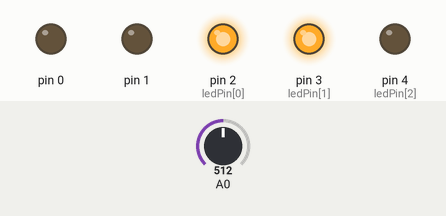
This sketch was run on a simulated Arduino Uno, built with avr-gcc and run on an emulated ATmega328P. Shown: output pins drawn as LEDs (lit = HIGH). The inputs (shaded band) are chosen by the test bench; at power-on: A0 = 512.

Above: at 1.2 s.
1.3 s: A0 set to 568
2.8 s: A0 set to 593
At 3.8 s:
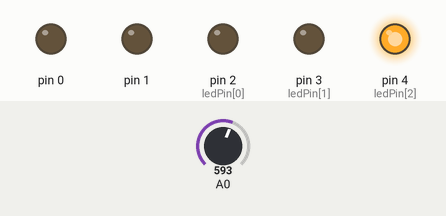
4.3 s: A0 set to 306
At 4.9 s:
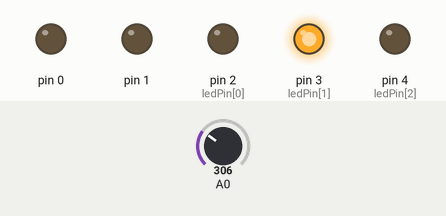
5.8 s: A0 set to 279
At 6.1 s:
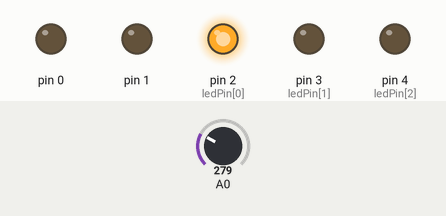
7.3 s: A0 set to 163
8.8 s: A0 set to 137
At 9.6 s:
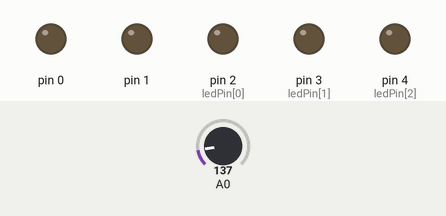
Timing chart, 0 to 11.3 s (numbered marks = the images above; inputs shaded):
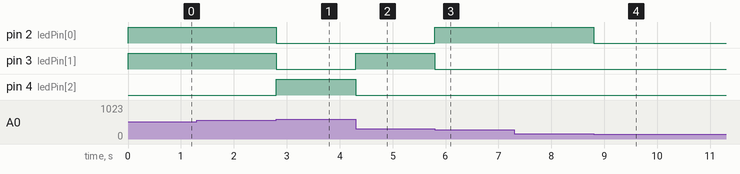

Measured:
- the behaviour switches between 584 and 585 on A0 (found by bisection; images 0 and 1)
- the behaviour switches between 293 and 292 on A0 (found by bisection; images 2 and 3)
- the behaviour switches between 147 and 146 on A0 (found by bisection; images 3 and 4)
- after the input at 1.3 s, every drawn part: stays the same
- after the input at 2.8 s, pin 2 (ledPin[0]), pin 3 (ledPin[1]): HIGH → LOW at once; pin 4 (ledPin[2]): LOW → HIGH at once
- after the input at 4.3 s, pin 3 (ledPin[1]): LOW → HIGH at once; pin 4 (ledPin[2]): HIGH → LOW at once
- after the input at 5.8 s, pin 2 (ledPin[0]): LOW → HIGH at once; pin 3 (ledPin[1]): HIGH → LOW at once
- after the input at 7.3 s, every drawn part: stays the same
- after the input at 8.8 s, pin 2 (ledPin[0]): HIGH → LOW at once

The sketch:

switch_case_first.ino
```cpp
// Display LED on binary mode

int ledPin[] = { 2, 3, 4 };


void setup() {
  for (int i = 0; i < sizeof(ledPin); i++) {
    pinMode(ledPin[i], OUTPUT);
  }
}

void loop() {
  int sensorValue = map(analogRead(A0), 0, 1023, 0, 7);

  switch (sensorValue) {
    case 0:
      // all  LED off
      digitalWrite(ledPin[0], 0);
      digitalWrite(ledPin[1], 0);
      digitalWrite(ledPin[2], 0);
      break;
    case 1:
      digitalWrite(ledPin[0], 1);
      digitalWrite(ledPin[1], 0);
      digitalWrite(ledPin[2], 0);
      // optional
      /*
        digitalWrite(ledPin[0], 0);
        digitalWrite(ledPin[1], 0);
        digitalWrite(ledPin[2], 1);
      */
      break;
    case 2:
      digitalWrite(ledPin[0], 0);
      digitalWrite(ledPin[1], 1);
      digitalWrite(ledPin[2], 0);
      // optional
      /*
        digitalWrite(ledPin[0], 0);
        digitalWrite(ledPin[1], 1);
        digitalWrite(ledPin[2], 0);
      */
      break;
    case 3:
      digitalWrite(ledPin[0], 1);
      digitalWrite(ledPin[1], 1);
      digitalWrite(ledPin[2], 0);
      // optional
      /*
        digitalWrite(ledPin[0], 0);
        digitalWrite(ledPin[1], 1);
        digitalWrite(ledPin[2], 1);
      */
      break;
    case 4:
      digitalWrite(ledPin[0], 0);
      digitalWrite(ledPin[1], 0);
      digitalWrite(ledPin[2], 1);
      // optional
      /*
        digitalWrite(ledPin[0], 1);
        digitalWrite(ledPin[1], 0);
        digitalWrite(ledPin[2], 0);
      */
      break;
    case 5:
      digitalWrite(ledPin[0], 1);
      digitalWrite(ledPin[1], 0);
      digitalWrite(ledPin[2], 1);
      // optional
      /*
        digitalWrite(ledPin[0], 1);
        digitalWrite(ledPin[1], 0);
        digitalWrite(ledPin[2], 1);
      */
      break;
    case 6:
      digitalWrite(ledPin[0], 0);
      digitalWrite(ledPin[1], 1);
      digitalWrite(ledPin[2], 1);
      // optional
      /*
        digitalWrite(ledPin[0], 1);
        digitalWrite(ledPin[1], 1);
        digitalWrite(ledPin[2], 0);
      */
      break;
    case 7:
      digitalWrite(ledPin[0], 1);
      digitalWrite(ledPin[1], 1);
      digitalWrite(ledPin[2], 1);
      // optional
      /*
        digitalWrite(ledPin[0], 1);
        digitalWrite(ledPin[1], 1);
        digitalWrite(ledPin[2], 1);
      */
      break;
    default:
      break;
  }
}
```
